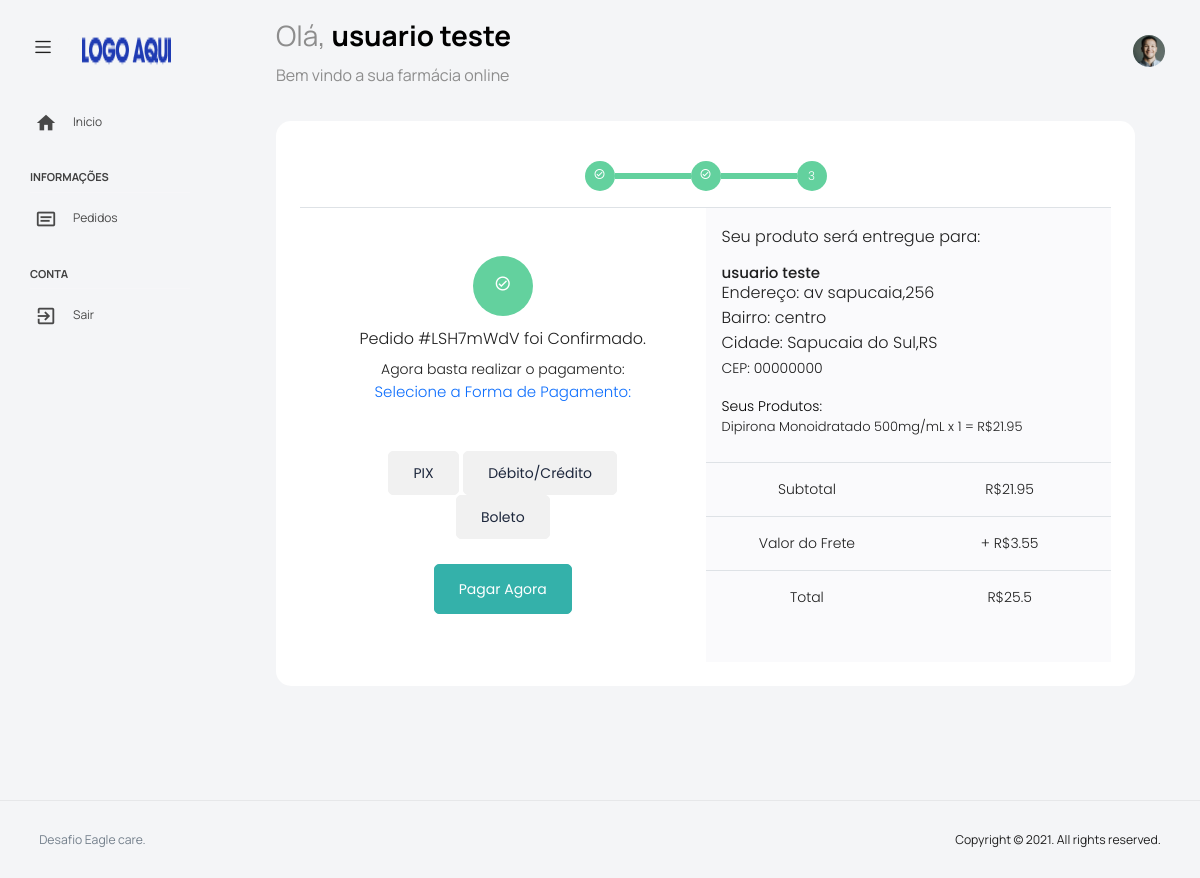
/pagamento.php?&ordem=LSH7mWdV (signed in), run on the app's committed database.
### tables this page shows
CREATE TABLE `painel_usuarios` (
  `id` int NOT NULL,
  `nome` text NOT NULL,
  `email` text NOT NULL,
  `senha` text NOT NULL,
  `logradouro` text NOT NULL,
  `cep` text NOT NULL,
  `bairro` text NOT NULL,
  `uf` text NOT NULL,
  `cidade` text NOT NULL
);

CREATE TABLE `painel_pedidos` (
  `id` int NOT NULL,
  `produto` text NOT NULL,
  `quantidade` float NOT NULL,
  `ordem` text NOT NULL,
  `email` text NOT NULL,
  `total` float NOT NULL,
  `metodo` tinyint(1) NOT NULL DEFAULT '0',
  `data` datetime NOT NULL,
  `pago` tinyint(1) NOT NULL DEFAULT '0',
  `frete` float NOT NULL
);

CREATE TABLE `painel_remedios` (
  `id` int NOT NULL,
  `nome` text NOT NULL,
  `quantidade` text NOT NULL,
  `laboratorio` text NOT NULL,
  `valor` text NOT NULL,
  `img` text NOT NULL,
  `tipo` text NOT NULL
);

### painel.php (called while the page is built, shortened)
<?php
require_once("config.php");
function checar_sessao(){
return true;
}
$painel_usuario = $conexao->prepare('SELECT * FROM painel_usuarios WHERE email=:email ');
$painel_usuario->bindParam(':email', $_SESSION['email'], PDO::PARAM_STR);
$painel_usuario->execute();
$u = $painel_usuario->fetch(PDO::FETCH_ASSOC);
$cliente_nome = $u['nome'];
$cliente_logradouro = $u['logradouro'];
$cliente_cep = $u['cep'];
$cliente_uf = $u['uf'];
$cliente_bairro = $u['bairro'];
$cliente_cidade = $u['cidade'];
$frete = "3.55";
function conv_soma($valor){
    $soma_total = round($valor, 2);
    return $soma_total;
}
function pedido_subtotal($ordem){
GLOBAL $conexao;
$sql = "SELECT SUM(total) as soma FROM painel_pedidos WHERE ordem = :ordem";
$sql = $conexao->prepare($sql);
$sql->bindValue(':ordem',$ordem);
$sql->execute();
$row = $sql->fetch();
$soma = conv_soma($row['soma']);
return $soma;
}
function pedido_total($ordem){
GLOBAL $conexao, $frete;
$sql = "SELECT SUM(total) as soma FROM painel_pedidos WHERE ordem = :ordem";
$sql = $conexao->prepare($sql);
$sql->bindValue(':ordem',$ordem);
$sql->execute();
$row = $sql->fetch();
$soma = conv_soma($row['soma']);
return $soma + $frete;
}
function produto_nome($id){
GLOBAL $conexao;
$remedio = $conexao->prepare('SELECT nome FROM painel_remedios WHERE id = :id');
$remedio->bindParam(':id', $id, PDO::PARAM_STR);
$remedio->execute();
$resultado = $remedio->fetch(PDO::FETCH_ASSOC);
return $resultado['nome'];
}
function produto_quantidade($id){
GLOBAL $conexao;
$remedio = $conexao->prepare('SELECT quantidade FROM painel_remedios WHERE id = :id');
$remedio->bindParam(':id', $id, PDO::PARAM_STR);
$remedio->execute();
$resultado = $remedio->fetch(PDO::FETCH_ASSOC);
return $resultado['quantidade'];
}
function produto_status($id){
GLOBAL $conexao;
$remedio = $conexao->prepare('SELECT pago FROM painel_pedidos WHERE ordem = :id');
$remedio->bindParam(':id', $id, PDO::PARAM_STR);
$remedio->execute();
$resultado = $remedio->fetch(PDO::FETCH_ASSOC);
return $resultado['pago'];
}

### pagamento.php (the view, shortened to what this page needs)
<?php
require_once 'painel.php';
if(checar_sessao()){
 require 'head.php';
if (isset($_GET['ordem'])) {
$ordem = $_GET['ordem'];
}
?>
      <div class="main-panel">
        <div class="content-wrapper">
          <div class="row">
            <div class="row flex-grow">
             <div class="col-12 grid-margin stretch-card">
               <div class="card card-rounded">
                  <div class="card-body">
                <div class="d-flex justify-content-center border-bottom">
                    <div class="p-3">
                        <div class="progresses">
                            <div class="steps"> <span><i class="mdi mdi-check-circle-outline"></i></span> </div> <span class="line"></span>
                            <div class="steps"> <span><i class="mdi mdi-check-circle-outline"></i></i></span> </div> <span class="line"></span>
                            <div class="steps"> <span class="font-weight-bold">3</span> </div>
                        </div>
                    </div>
                </div>
                <?php if (produto_status($ordem) == 0) { ?>
                <div class="row g-0">
                    <div class="col-md-6 border-right p-5">
                        <div class="text-center order-details">
                            <div class="d-flex justify-content-center mb-5 flex-column align-items-center"> <span class="check1"><i class="mdi mdi-check-circle-outline"></i></span> <span class="font-weight-bold">Pedido #<?=$ordem?> foi Confirmado.</span> <small class="mt-2">Agora basta realizar o pagamento:</small> <a class="text-decoration-none invoice-link">Selecione a Forma de Pagamento:</a></div>
                            <form action="pagar-agora.php" method="POST">
<label class="btn btn-secondary" for="option1">PIX</label>
<label class="btn btn-secondary" for="option2">Débito/Crédito</label>
<label class="btn btn-secondary" for="option3">Boleto</label>
<br>
<br>
 <button type="submit" class="btn btn-success btn-block order-button">Pagar Agora</button>
 </form>
                        </div>
                    </div>
                   <?php } ?>
                    <div class="col-md-6 background-muted">
                        <div class="p-3 border-bottom">
                            <div class="d-flex justify-content-between align-items-center"> <span>Seu produto será entregue para:</span></div>
                            <div class="mt-3">
                                <h6 class="mb-0"><?=$cliente_nome?></h6> <span class="d-block mb-0">Endereço: <?=$cliente_logradouro?> <br> Bairro: <?=$cliente_bairro?> <br> Cidade: <?=$cliente_cidade .','. $cliente_uf?></span> <small>CEP: <?=$cliente_cep?></small>
                                <div class="d-flex flex-column mt-3"> <small></div>
                                <div class="d-flex justify-content-between align-items-center"> <span style="color: black;">Seus Produtos:</span></div>
                                <?php
                                $pedido = $conexao->prepare("SELECT produto,quantidade,total FROM painel_pedidos WHERE ordem=:ordem");
                               $pedido->bindParam(':ordem', $ordem, PDO::PARAM_STR);
                               $pedido->execute();
                               $rwo = $pedido->fetchAll(PDO::FETCH_ASSOC);
                               foreach ($rwo as $go) { ?>
                                <p><?=produto_nome($go['produto'])?> <?=produto_quantidade($go['produto'])?> x <?=$go['quantidade']?> = R$<?=$go['total']?></p>
                               <?php }?>
                            </div>
                        </div>
                        <div class="row g-0 border-bottom">
                            <div class="col-md-6">
                                <div class="p-3 d-flex justify-content-center align-items-center"> <span>Subtotal</span> </div>
                            </div>
                            <div class="col-md-6">
                                <div class="p-3 d-flex justify-content-center align-items-center"> <span>R$<?=pedido_subtotal($ordem)?></span> </div>
                            </div>
                        </div>
                        <div class="row g-0 border-bottom">
                            <div class="col-md-6">
                                <div class="p-3 d-flex justify-content-center align-items-center"> <span>Valor do Frete</span></div>
                            </div>
                            <div class="col-md-6">
                           <div class="p-3 d-flex justify-content-center align-items-center"> <span>+ R$<?=$frete?></span> </div>
                           </div>
                        </div>
                        <div class="row g-0">
                            <div class="col-md-6">
                                <div class="p-3 d-flex justify-content-center align-items-center"> <span class="font-weight-bold">Total</span> </div>
                            </div>
                            <div class="col-md-6">
                                <div class="p-3 d-flex justify-content-center align-items-center"> <span class="font-weight-bold">R$<?=pedido_total($ordem)?></span> </div>
                            </div>
                            </div>
                          </div>
                        </div>
                      </div>
                    </div>
                  </div>
                </div>
              </div>
            </div>
          </div>
        </div>
        <footer class="footer">
          <div class="d-sm-flex justify-content-center justify-content-sm-between">
            <span class="text-muted text-center text-sm-left d-block d-sm-inline-block">Desafio Eagle care.</span>
            <span class="float-none float-sm-right d-block mt-1 mt-sm-0 text-center">Copyright © 2021. All rights reserved.</span>
          </div>
        </footer>
      </div>
</body>
</html>
<?php }else{
$_SESSION['msg'] = '<div class="alert alert-warning" role="alert">
  Sua sessão expirou!
</div>';
echo '<script>window.location.replace("login.php")</script>';
}

### head.php (shortened to what this page needs)
<!DOCTYPE html>
<html lang="pt-br">
<head>
  <link rel="stylesheet" href="vendors/feather/feather.css">
  <link rel="stylesheet" href="vendors/mdi/css/materialdesignicons.min.css">
  <link rel="stylesheet" href="vendors/ti-icons/css/themify-icons.css">
  <link rel="stylesheet" href="vendors/typicons/typicons.css">
  <link rel="stylesheet" href="vendors/simple-line-icons/css/simple-line-icons.css">
  <link rel="stylesheet" href="vendors/css/vendor.bundle.base.css">
  <link rel="stylesheet" href="vendors/datatables.net-bs4/dataTables.bootstrap4.css">
  <link rel="stylesheet" href="js/select.dataTables.min.css">
  <link rel="stylesheet" href="css/vertical-layout-light/style.css">
</head>
<body>
  <div class="container-scroller">
    <nav class="navbar default-layout col-lg-12 col-12 p-0 fixed-top d-flex align-items-top flex-row">
      <div class="text-center navbar-brand-wrapper d-flex align-items-center justify-content-start">
        <div class="me-3">
          <button class="navbar-toggler navbar-toggler align-self-center" type="button" data-bs-toggle="minimize">
            <span class="icon-menu"></span>
          </button>
        </div>
        <div>
          <a class="navbar-brand brand-logo" href="dashboard.php">
            <img src="images/logo.png" alt="logo" />
          </a>
        </div>
      </div>
      <div class="navbar-menu-wrapper d-flex align-items-top">
        <ul class="navbar-nav">
          <li class="nav-item font-weight-semibold d-none d-lg-block ms-0">
            <h1 class="welcome-text">Olá, <span class="text-black fw-bold"> <?=$cliente_nome?></span></h1>
            <h3 class="welcome-sub-text">Bem vindo a sua farmácia online </h3>
          </li>
        </ul>
        <ul class="navbar-nav ms-auto">
          <li class="nav-item dropdown d-none d-lg-block user-dropdown">
            <a class="nav-link" id="UserDropdown" href="#" data-bs-toggle="dropdown" aria-expanded="false">
              <img class="img-xs rounded-circle" src="images/faces/face8.jpg" alt="Profile image"> </a>
          </li>
        </ul>
      </div>
    </nav>
    <div class="container-fluid page-body-wrapper">
      <nav class="sidebar sidebar-offcanvas" id="sidebar">
        <ul class="nav">
          <li class="nav-item">
            <a class="nav-link" href="dashboard.php">
              <i class="mdi mdi-home menu-icon"></i>
              <span class="menu-title">Inicio</span>
            </a>
          </li>
          <li class="nav-item nav-category">Informações</li>
          <li class="nav-item">
            <a class="nav-link" href="pedidos.php">
              <i class="menu-icon mdi mdi-card-text-outline"></i>
              <span class="menu-title">Pedidos</span>
            </a>
          </li>
          <li class="nav-item nav-category">Conta</li>
          <li class="nav-item">
            <a class="nav-link" href="sair.php">
              <i class="menu-icon mdi mdi-exit-to-app"></i>
              <span class="menu-title">Sair</span>
            </a>
          </li>
        </ul>
      </nav>

### pagamento.php (style rules this page uses)
body { background-color: #eee; font-family: "Poppins", sans-serif; font-weight: 300 }
.progresses { display: flex; align-items: center }
.line { width: 76px; height: 6px; background: #63d19e }
.steps { display: flex; background-color: #63d19e; color: #fff; font-size: 12px; width: 30px; height: 30px; align-items: center; justify-content: center; border-radius: 50% }
.check1 { display: flex; background-color: #63d19e; color: #fff; font-size: 17px; width: 60px; height: 60px; align-items: center; justify-content: center; border-radius: 50%; margin-bottom: 10px }
.invoice-link { font-size: 15px }
.order-button { height: 50px }
.background-muted { background-color: #fafafc }

### data on the page
painel_usuarios: nome "usuario teste", logradouro "av sapucaia,256", bairro "centro", cidade "Sapucaia do Sul", uf "RS", cep "00000000"
painel_pedidos: produto.nome "Dipirona Monoidratado", produto.quantidade "500mg/mL", quantidade "1", total "21.95"

### other printed values
$ordem "LSH7mWdV"
pedido_subtotal($ordem) "21.95"
$frete "3.55"
pedido_total($ordem) "25.5"
